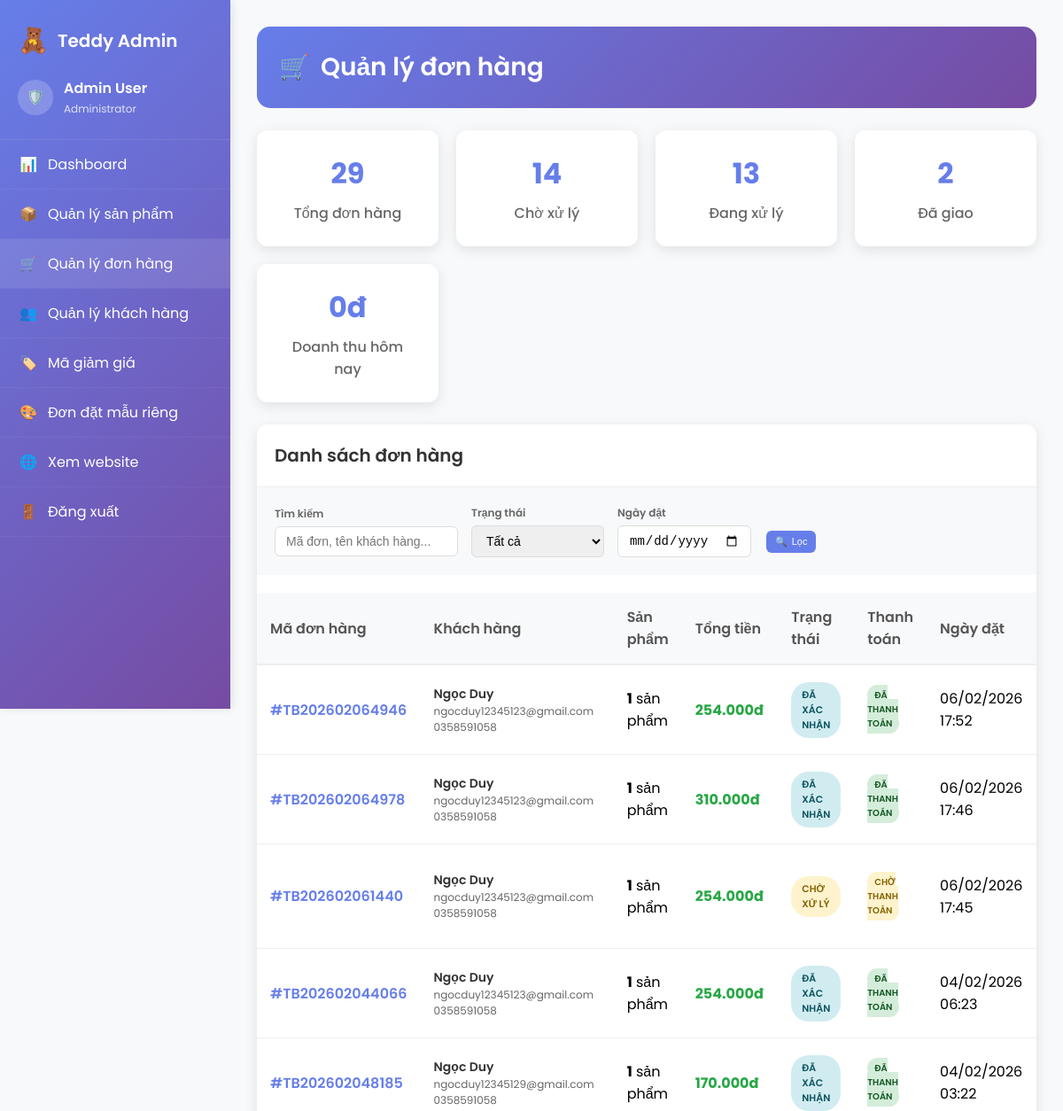
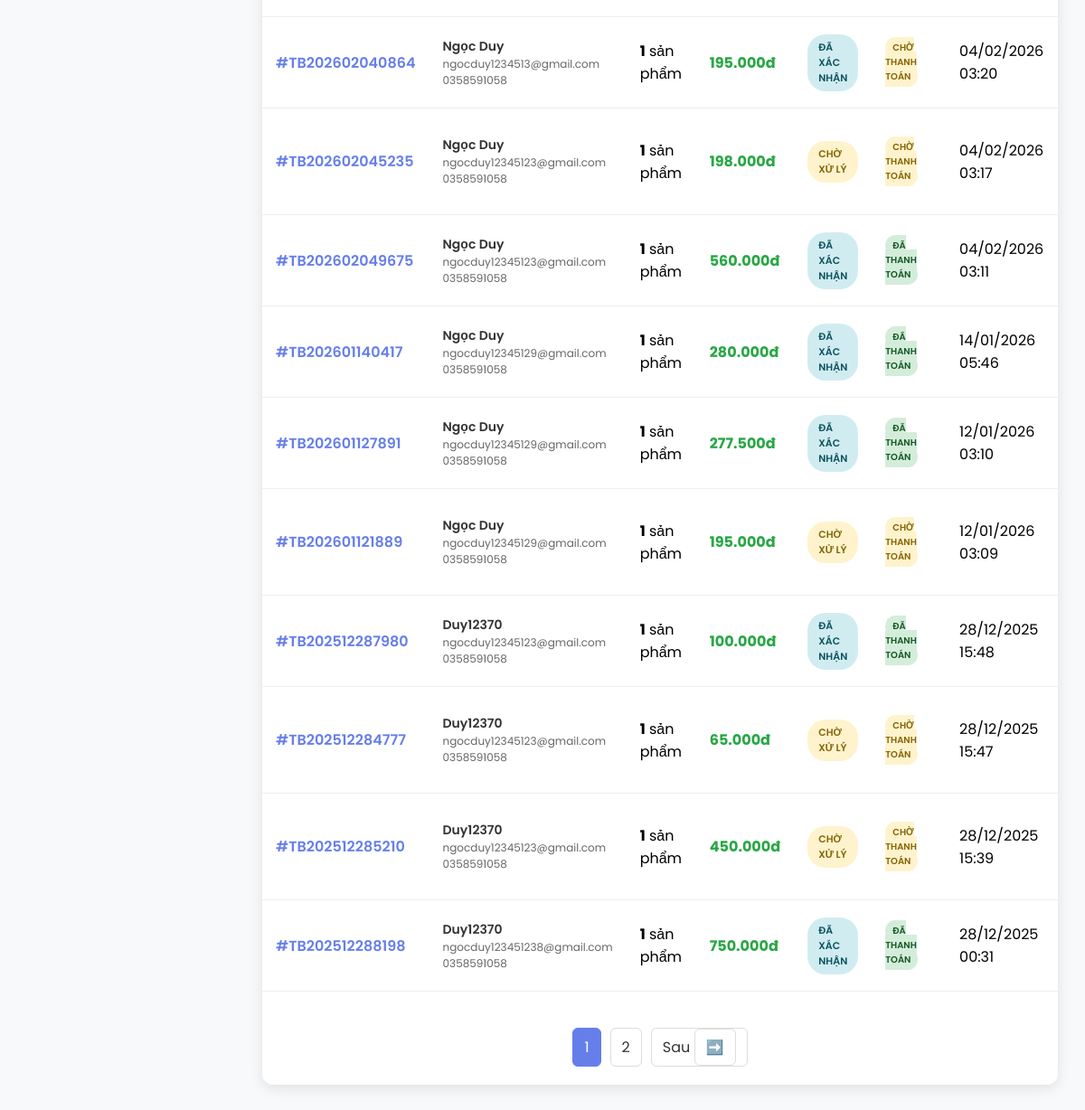
The page /admin/manage-orders.php (signed in) on the database its author committed (2 pictures, top to bottom).
### tables this page shows
CREATE TABLE `orders` (
  `id` int(11) NOT NULL AUTO_INCREMENT,
  `order_number` varchar(20) NOT NULL,
  `user_id` int(11) DEFAULT NULL,
  `customer_name` varchar(100) NOT NULL,
  `customer_email` varchar(100) NOT NULL,
  `customer_phone` varchar(20) NOT NULL,
  `shipping_address` text NOT NULL,
  `subtotal` decimal(10,2) NOT NULL,
  `shipping_fee` decimal(10,2) DEFAULT 0.00,
  `total_amount` decimal(10,2) NOT NULL,
  `payment_method` enum('cod','bank_transfer','momo','zalopay') DEFAULT 'cod',
  `payment_status` enum('pending','paid','failed') DEFAULT 'pending',
  `order_status` enum('pending','confirmed','processing','shipping','delivered','cancelled') DEFAULT 'pending',
  `notes` text DEFAULT NULL,
  `created_at` timestamp NOT NULL DEFAULT current_timestamp(),
  `updated_at` timestamp NOT NULL DEFAULT current_timestamp() ON UPDATE current_timestamp(),
  PRIMARY KEY (`id`),
  UNIQUE KEY `order_number` (`order_number`),
  KEY `idx_orders_user` (`user_id`),
  KEY `idx_orders_status` (`order_status`),
  CONSTRAINT `orders_ibfk_1` FOREIGN KEY (`user_id`) REFERENCES `users` (`id`) ON DELETE SET NULL
);

### config/Database.php (called while the page is built, shortened)
<?php
class Database {
    private $conn;
    public function __construct() {
        try {
            $this->conn = new mysqli(DB_HOST, DB_USER, DB_PASS, DB_NAME);
            $this->conn->set_charset('utf8mb4');
            $this->conn->query("SET SESSION sql_mode = 'STRICT_TRANS_TABLES,NO_ZERO_DATE,NO_ZERO_IN_DATE,ERROR_FOR_DIVISION_BY_ZERO'");
        } catch (Exception $e) {
            if (APP_DEBUG) {
                die("Database Error: " . $e->getMessage());
            } else {
                die("Đang có lỗi kỹ thuật. Vui lòng thử lại sau!");
            }
        }
    }
    public function fetch($sql, $params = []) {
        try {
            $stmt = $this->prepare($sql, $params);
            if (!$stmt->execute()) {
                error_log("Execute error: " . $stmt->error . " | Query: " . $sql);
                return null;
            }
            $result = $stmt->get_result();
            $row = $result->fetch_assoc();
            return $row;
        } catch (Exception $e) {
            error_log("Database fetch error: " . $e->getMessage() . " | Query: " . $sql);
            return null;
        }
    }
    public function fetchAll($sql, $params = []) {
        try {
            $stmt = $this->prepare($sql, $params);
            if (!empty($stmt->query_params)) {
                if (!$this->bindParams($stmt, $stmt->query_params)) {
                    return [];
                }
            }
            if (!$stmt->execute()) {
                error_log("Execute error: " . $stmt->error . " | Query: " . $sql);
                return [];
            }
            $result = $stmt->get_result();
            $rows = $result->fetch_all(MYSQLI_ASSOC);
            return $rows;
        } catch (Exception $e) {
            error_log("Database fetchAll error: " . $e->getMessage() . " | Query: " . $sql);
            return [];
        }
    }
    private function prepare($sql, $params = []) {
        $stmt = $this->conn->prepare($sql);
        if (!empty($params)) {
            $stmt->query_params = $params;
        }
        return $stmt;
    }
    private function bindParams($stmt, $params) {
        $types = '';
        $values = [];
        foreach ($params as $param) {
            if (is_int($param)) {
                $types .= 'i';
            } elseif (is_float($param)) {
                $types .= 'd';
            } else {
                $types .= 's';
            }
            $values[] = $param;
        }
        $this->stmt_params = [];
        foreach ($values as $val) {
            $this->stmt_params[] = $val;
        }
        $bind_array = [$types];
        foreach ($this->stmt_params as $key => &$val) {
            $bind_array[] = &$val;
        }
        if (!call_user_func_array([$stmt, 'bind_param'], $bind_array)) {
            error_log("Bind param failed: " . $stmt->error . " | Types: " . $types . " | Param count: " . count($this->stmt_params));
            return false;
        }
        return true;
    }
}
?>

### config/config.php (called while the page is built, shortened)
<?php
require_once __DIR__ . '/Database.php';
try {
    $db = new Database();
} catch (Exception $e) {
    if (APP_DEBUG) {
        die("Database connection failed: " . $e->getMessage());
    } else {
        die("Đang có lỗi kỹ thuật. Vui lòng thử lại sau!");
    }
}
if (!function_exists('formatPrice')) {
    function formatPrice($price) {
        return number_format($price, 0, ',', '.') . 'đ';
    }
}
?>

### admin/manage-orders.php (the view, shortened to what this page needs)
<?php
require_once '../config/config.php';
$action = $_GET['action'] ?? '';
$page = isset($_GET['page']) ? max(1, (int)$_GET['page']) : 1;
$per_page = 15;
$offset = ($page - 1) * $per_page;
$search = $_GET['search'] ?? '';
$status_filter = ($action === 'update_status') ? '' : ($_GET['status'] ?? '');
$date_filter = $_GET['date'] ?? '';
try {
    $where_conditions = [];
    $params = [];
    $where_clause = $where_conditions ? 'WHERE ' . implode(' AND ', $where_conditions) : '';
    $count_query = "SELECT COUNT(*) as total FROM orders $where_clause";
    $total_result = $db->fetch($count_query, $params);
    $total_orders = $total_result['total'] ?? 0;
    $total_pages = ceil($total_orders / $per_page);
    $orders_query = "SELECT o.*,
                            (SELECT COUNT(*) FROM order_items WHERE order_id = o.id) as items_count
                     FROM orders o
                     $where_clause
                     ORDER BY o.created_at DESC
                     LIMIT ? OFFSET ?";
    $params[] = $per_page;
    $params[] = $offset;
    $orders = $db->fetchAll($orders_query, $params);
    $stats = [
        'total_orders' => $db->fetch("SELECT COUNT(*) as count FROM orders")['count'] ?? 0,
        'pending_orders' => $db->fetch("SELECT COUNT(*) as count FROM orders WHERE order_status = 'pending'")['count'] ?? 0,
        'confirmed_orders' => $db->fetch("SELECT COUNT(*) as count FROM orders WHERE order_status IN ('confirmed', 'processing', 'shipping')")['count'] ?? 0,
        'delivered_orders' => $db->fetch("SELECT COUNT(*) as count FROM orders WHERE order_status = 'delivered'")['count'] ?? 0,
        'today_revenue' => $db->fetch("SELECT SUM(total_amount) as total FROM orders WHERE DATE(created_at) = CURDATE() AND payment_status = 'paid'")['total'] ?? 0
    ];
} catch (Exception $e) {
    $orders = [];
    $stats = ['total_orders' => 0, 'pending_orders' => 0, 'confirmed_orders' => 0, 'delivered_orders' => 0, 'today_revenue' => 0];
    $message = 'Lỗi load dữ liệu: ' . $e->getMessage();
    $message_type = 'error';
}
include 'partials/menu.php';
?>
<!DOCTYPE html>
<html lang="vi">
<head>
    <link href="https://cdnjs.cloudflare.com/ajax/libs/font-awesome/6.4.0/css/all.min.css" rel="stylesheet">
</head>
<body>
    <div class="main-content">
        <div class="page-header">
            <h1 class="page-title">
                <span>🛒</span>
                Quản lý đơn hàng
            </h1>
        </div>
        <div class="stats-grid">
            <div class="stat-card">
                <div class="stat-number"><?php echo number_format($stats['total_orders']); ?></div>
                <div class="stat-label">Tổng đơn hàng</div>
            </div>
            <div class="stat-card">
                <div class="stat-number"><?php echo number_format($stats['pending_orders']); ?></div>
                <div class="stat-label">Chờ xử lý</div>
            </div>
            <div class="stat-card">
                <div class="stat-number"><?php echo number_format($stats['confirmed_orders']); ?></div>
                <div class="stat-label">Đang xử lý</div>
            </div>
            <div class="stat-card">
                <div class="stat-number"><?php echo number_format($stats['delivered_orders']); ?></div>
                <div class="stat-label">Đã giao</div>
            </div>
            <div class="stat-card">
                <div class="stat-number"><?php echo formatPrice($stats['today_revenue']); ?></div>
                <div class="stat-label">Doanh thu hôm nay</div>
            </div>
        </div>
        <div class="content-card">
            <div class="card-header">
                <h3 class="card-title">Danh sách đơn hàng</h3>
            </div>
            <form method="GET" class="filters">
                <div class="filter-group">
                    <label>Tìm kiếm</label>
                    <input type="text" name="search" placeholder="Mã đơn, tên khách hàng..."
                           value="<?php echo htmlspecialchars($search); ?>">
                </div>
                <div class="filter-group">
                    <label>Trạng thái</label>
                    <select name="status">
                        <option value="">Tất cả</option>
                    </select>
                </div>
                <div class="filter-group">
                    <label>Ngày đặt</label>
                    <input type="date" name="date" value="<?php echo htmlspecialchars($date_filter); ?>">
                </div>
                <div class="filter-group">
                    <label>&nbsp;</label>
                    <button type="submit" class="btn btn-primary">
                        <span>🔍</span> Lọc
                    </button>
                </div>
            </form>
            <div class="table-responsive">
                <table class="orders-table">
                    <thead>
                        <tr>
                            <th>Mã đơn hàng</th>
                            <th>Khách hàng</th>
                            <th>Sản phẩm</th>
                            <th>Tổng tiền</th>
                            <th>Trạng thái</th>
                            <th>Thanh toán</th>
                            <th>Ngày đặt</th>
                        </tr>
                    </thead>
                    <tbody>
                        <?php if (empty($orders)): ?>
                        <tr>
                            <td colspan="8" style="text-align: center; padding: 40px; color: #666;">
                                <span style="font-size: 48px; display: block; margin-bottom: 15px;">🛒</span>
                                Chưa có đơn hàng nào
                            </td>
                        </tr>
                        <?php else: ?>
                        <?php foreach ($orders as $order): ?>
                        <tr>
                            <td>
                                <div class="order-number">#<?php echo htmlspecialchars($order['order_number']); ?></div>
                            </td>
                            <td>
                                <div class="customer-info">
                                    <h6><?php echo htmlspecialchars($order['customer_name']); ?></h6>
                                    <small><?php echo htmlspecialchars($order['customer_email']); ?></small><br>
                                    <small><?php echo htmlspecialchars($order['customer_phone']); ?></small>
                                </div>
                            </td>
                            <td>
                                <strong><?php echo number_format($order['items_count']); ?></strong> sản phẩm
                            </td>
                            <td>
                                <strong style="color: #28a745;">
                                    <?php echo formatPrice($order['total_amount']); ?>
                                </strong>
                            </td>
                            <td>
                                <?php
                                $status_names = [
                                    'pending' => 'Chờ xử lý',
                                    'confirmed' => 'Đã xác nhận',
                                    'processing' => 'Đang xử lý',
                                    'shipping' => 'Đang giao',
                                    'delivered' => 'Đã giao',
                                    'cancelled' => 'Đã hủy'
                                ];
                                ?>
                                <span class="status-badge status-<?php echo $order['order_status']; ?>">
                                    <?php echo $status_names[$order['order_status']] ?? $order['order_status']; ?>
                                </span>
                            </td>
                            <td>
                                <?php
                                $payment_names = [
                                    'pending' => 'Chờ thanh toán',
                                    'paid' => 'Đã thanh toán',
                                    'failed' => 'Thất bại'
                                ];
                                ?>
                                <span class="payment-badge payment-<?php echo $order['payment_status']; ?>">
                                    <?php echo $payment_names[$order['payment_status']] ?? $order['payment_status']; ?>
                                </span>
                            </td>
                            <td>
                                <?php echo date('d/m/Y H:i', strtotime($order['created_at'])); ?>
                            </td>
                        </tr>
                        <?php endforeach; ?>
                        <?php endif; ?>
                    </tbody>
                </table>
            </div>
            <?php if ($total_pages > 1): ?>
            <div class="pagination">
                <?php for ($i = 1; $i <= $total_pages; $i++): ?>
                    <?php if ($i == $page): ?>
                        <span class="current"><?php echo $i; ?></span>
                    <?php else: ?>
                        <a href="?page=<?php echo $i; ?>&search=<?php echo urlencode($search); ?>&status=<?php echo $status_filter; ?>&date=<?php echo $date_filter; ?>"><?php echo $i; ?></a>
                    <?php endif; ?>
                <?php endfor; ?>
                <?php if ($page < $total_pages): ?>
                    <a href="?page=<?php echo $page+1; ?>&search=<?php echo urlencode($search); ?>&status=<?php echo $status_filter; ?>&date=<?php echo $date_filter; ?>">
                        Sau <span>➡️</span>
                    </a>
                <?php endif; ?>
            </div>
            <?php endif; ?>
        </div>
    </div>
</body>
</html>

### rows shown on the page
orders: order_number "TB202602064946", customer_name "Ngọc Duy", customer_email "ngocduy12345123@gmail.com", customer_phone "0358591058", items_count "1", total_amount "254.000đ", order_status "ĐÃ XÁC NHẬN", payment_status "ĐÃ THANH TOÁN", created_at "06/02/2026 17:52"
orders: order_number "TB202602064978", customer_name "Ngọc Duy", customer_email "ngocduy12345123@gmail.com", customer_phone "0358591058", items_count "1", total_amount "310.000đ", order_status "ĐÃ XÁC NHẬN", payment_status "ĐÃ THANH TOÁN", created_at "06/02/2026 17:46"
orders: order_number "TB202602061440", customer_name "Ngọc Duy", customer_email "ngocduy12345123@gmail.com", customer_phone "0358591058", items_count "1", total_amount "254.000đ", order_status "CHỜ XỬ LÝ", payment_status "CHỜ THANH TOÁN", created_at "06/02/2026 17:45"
orders: order_number "TB202602044066", customer_name "Ngọc Duy", customer_email "ngocduy12345123@gmail.com", customer_phone "0358591058", items_count "1", total_amount "254.000đ", order_status "ĐÃ XÁC NHẬN", payment_status "ĐÃ THANH TOÁN", created_at "04/02/2026 06:23"
orders: order_number "TB202602048185", customer_name "Ngọc Duy", customer_email "ngocduy12345129@gmail.com", customer_phone "0358591058", items_count "1", total_amount "170.000đ", order_status "ĐÃ XÁC NHẬN", payment_status "ĐÃ THANH TOÁN", created_at "04/02/2026 03:22"
orders: order_number "TB202602040864", customer_name "Ngọc Duy", customer_email "ngocduy1234513@gmail.com", customer_phone "0358591058", items_count "1", total_amount "195.000đ", order_status "ĐÃ XÁC NHẬN", payment_status "CHỜ THANH TOÁN", created_at "04/02/2026 03:20"
orders: order_number "TB202602045235", customer_name "Ngọc Duy", customer_email "ngocduy12345123@gmail.com", customer_phone "0358591058", items_count "1", total_amount "198.000đ", order_status "CHỜ XỬ LÝ", payment_status "CHỜ THANH TOÁN", created_at "04/02/2026 03:17"
orders: order_number "TB202602049675", customer_name "Ngọc Duy", customer_email "ngocduy12345123@gmail.com", customer_phone "0358591058", items_count "1", total_amount "560.000đ", order_status "ĐÃ XÁC NHẬN", payment_status "ĐÃ THANH TOÁN", created_at "04/02/2026 03:11"
orders: order_number "TB202601140417", customer_name "Ngọc Duy", customer_email "ngocduy12345129@gmail.com", customer_phone "0358591058", items_count "1", total_amount "280.000đ", order_status "ĐÃ XÁC NHẬN", payment_status "ĐÃ THANH TOÁN", created_at "14/01/2026 05:46"
orders: order_number "TB202601127891", customer_name "Ngọc Duy", customer_email "ngocduy12345129@gmail.com", customer_phone "0358591058", items_count "1", total_amount "277.500đ", order_status "ĐÃ XÁC NHẬN", payment_status "ĐÃ THANH TOÁN", created_at "12/01/2026 03:10"
orders: order_number "TB202601121889", customer_name "Ngọc Duy", customer_email "ngocduy12345129@gmail.com", customer_phone "0358591058", items_count "1", total_amount "195.000đ", order_status "CHỜ XỬ LÝ", payment_status "CHỜ THANH TOÁN", created_at "12/01/2026 03:09"
orders: order_number "TB202512287980", customer_name "Duy12370", customer_email "ngocduy12345123@gmail.com", customer_phone "0358591058", items_count "1", total_amount "100.000đ", order_status "ĐÃ XÁC NHẬN", payment_status "ĐÃ THANH TOÁN", created_at "28/12/2025 15:48"
orders: order_number "TB202512284777", customer_name "Duy12370", customer_email "ngocduy12345123@gmail.com", customer_phone "0358591058", items_count "1", total_amount "65.000đ", order_status "CHỜ XỬ LÝ", payment_status "CHỜ THANH TOÁN", created_at "28/12/2025 15:47"
orders: order_number "TB202512285210", customer_name "Duy12370", customer_email "ngocduy12345123@gmail.com", customer_phone "0358591058", items_count "1", total_amount "450.000đ", order_status "CHỜ XỬ LÝ", payment_status "CHỜ THANH TOÁN", created_at "28/12/2025 15:39"
orders: order_number "TB202512288198", customer_name "Duy12370", customer_email "ngocduy123451238@gmail.com", customer_phone "0358591058", items_count "1", total_amount "750.000đ", order_status "ĐÃ XÁC NHẬN", payment_status "ĐÃ THANH TOÁN", created_at "28/12/2025 00:31"

### other values the page prints
$admin_name "Admin User"
$stats['total_orders'] "29"
$stats['pending_orders'] "14"
$stats['confirmed_orders'] "13"
$stats['delivered_orders'] "2"
formatPrice($stats['today_revenue']) "0đ"
